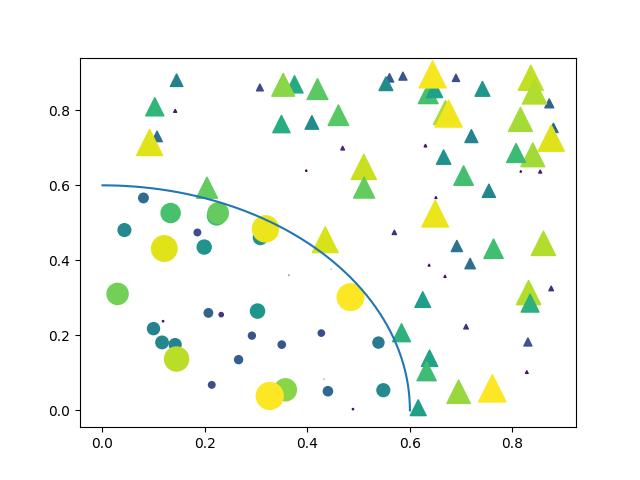

Write the Python code that produced this figure.
# 引入所需库
import matplotlib.pyplot as plt
import numpy as np
import matplotlib
matplotlib.use('TkAgg')

# 设置随机数种子
np.random.seed(19680801)

# 生成数据
N = 100
r0 = 0.6
x = 0.9 * np.random.rand(N)
y = 0.9 * np.random.rand(N)
area = (20 * np.random.rand(N))**2
c = np.sqrt(area)
r = np.sqrt(x ** 2 + y ** 2)
area1 = np.ma.masked_where(r < r0, area)
area2 = np.ma.masked_where(r >= r0, area)
# 绘制散点图
plt.scatter(x, y, s=area1, marker='^', c=c)
plt.scatter(x, y, s=area2, marker='o', c=c)
# 屏蔽圆
theta = np.arange(0, np.pi / 2, 0.01)
# 绘制屏蔽圆
plt.plot(r0 * np.cos(theta), r0 * np.sin(theta))

plt.show()
